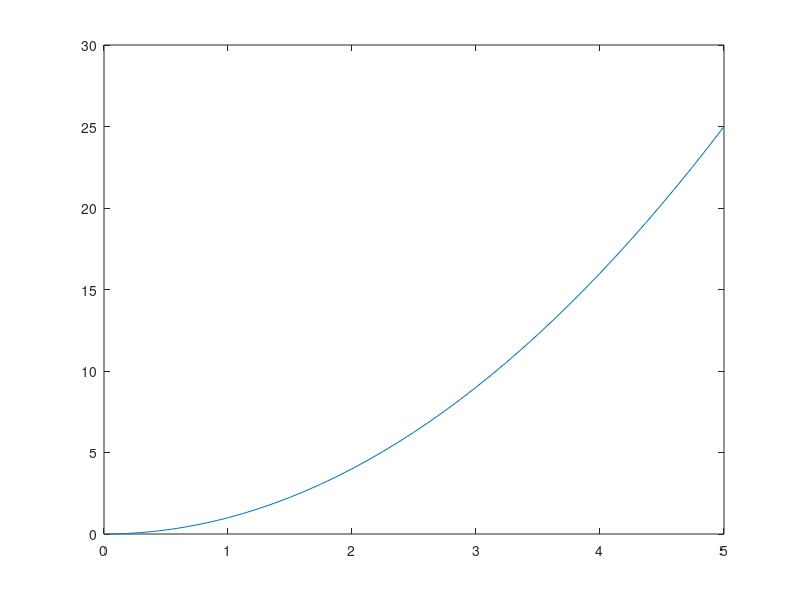

This chart was generated by the following MATLAB code: (Note: this script raises an error after producing the figure.)


%% Simulate nonlinear dynamics - MATLAB

tspan = [0 5];
y0 = 0;

[t, y] = ode45(@(t, y) 2*t, tspan, y0);

plot(t, y)

%% Van der Pol equation - MATLAB

% y1' = y2
% y2' = mu(1 - y1^2)*y2 - y1

[t, y] = ode45(@vdp, [0 20], [2; 0])

plot(t, y)

%% Jorge Cortez - Lecture 1 - MAE 281b
%ex: 1.1
% x' = x^2 + u
clear; clc;

%[t, x] = ode45(@ex1, [0 5], [2]);
%plot(t, x)

% Process of linearization
% x'(t) = f(x(t), u(t), t)
% y(t) = g(x(t), u(t), t)

% ex: x'(t) = x^2 + u

% Linearization is valid around an operating point
% deltaX = x(t) - x0
% deltaU = u(t) - u0
% deltaY = y(t) - y0
syms xsym usym
x0 = 0 %origin
u0 = 0
t = linspace(1,5)
A = subs(jacobian(ex1(t, xsym, usym), xsym), xsym, x0)
B = subs(jacobian(ex1(t, xsym, usym), usym), usym, u0)

x_bar_dot = A*xsym + B*usym
% local stabilization with u = - K*x

%%
function dydt = vdp(t, y)
    mu = 1
    dydt = [y(2); (mu - y(1)^2)*y(2)-y(1)]

end


function dxdt = ex1(t, x, u)
    dxdt = x^2 + u
end